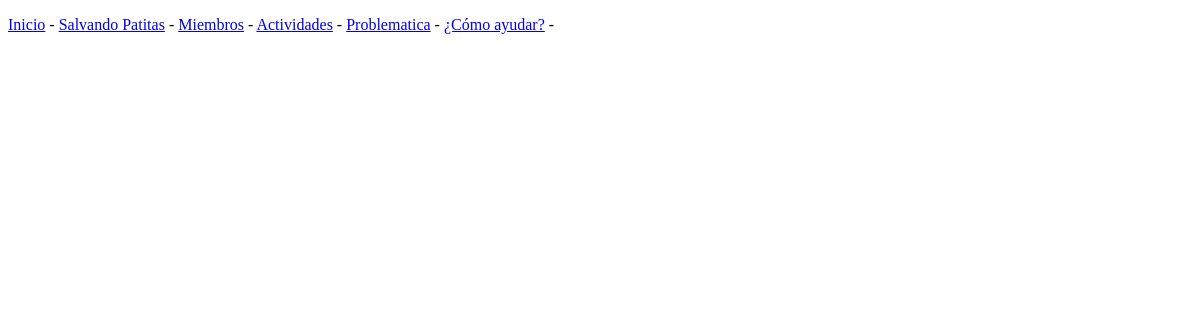
Before: /actividades/ with the older database file.
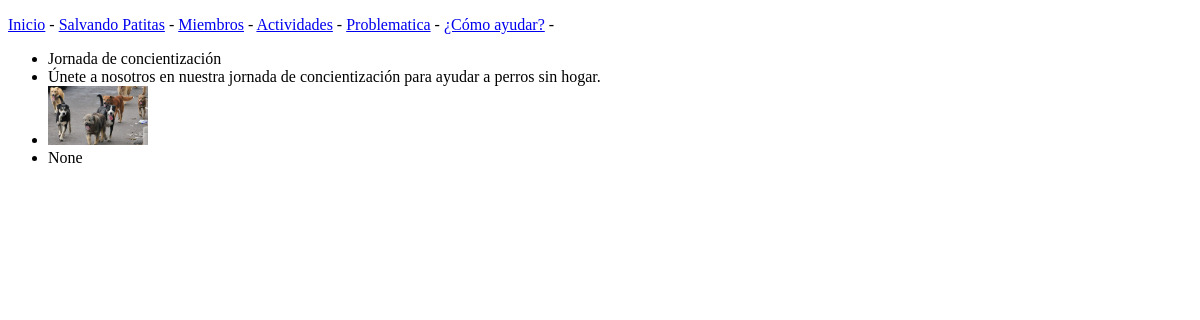
After: the same page with the newer database file.
### salvando_patas/models.py (models this page shows)
class Activity(models.Model):
    title = models.CharField(max_length=200)
    description = models.TextField()
    image = models.ImageField(upload_to='activities/',blank=True,null=True)
    date = models.DateField(blank=True,null=True)

### salvando_patas/views.py (the view)
# urls.py: path('actividades/',views.actividades,name='actividades'),
def actividades(request):
    objetos = Activity.objects.all()
    context = {'objetos':objetos}
    return render(request,'salvando_patas/actividades.html',context)

### salvando_patas/templates/salvando_patas/actividades.html (shortened to what this page needs)
<!DOCTYPE html>
<html lang="es">
<head>
</head>
<body>
{% extends 'salvando_patas/base.html' %}
{% block content %}
    <ul>
    {% for objeto in objetos %}
        <li>{{ objeto.title }}</li>
        <li>{{ objeto.description }}</li>
        {% if objeto.image %}
            <li><img src="{{ objeto.image.url }}" alt="{{ objeto.name }} Logo" width="100"></li>
        {% endif %}
        <li>{{ objeto.date }}
    {% endfor %}
    </ul>
{% endblock content %}

Changed rows visible on the page:
added Activity: title "Jornada de concientización", description "Únete a nosotros en nuestra jornada de concientización para ayudar a perros sin hogar.", image (picture), date "None"
